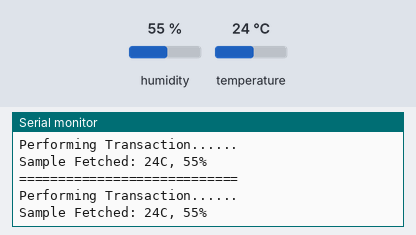
Simulated run of this program. Board: ESP32. Parts: the last lines printed to the serial monitor. The test bench sets the inputs (shaded band); at power-on: humidity 55 %, temperature 24 °C.

Above: at 2.8 s.
2.9 s: humidity set to 22 %
At 4.6 s:
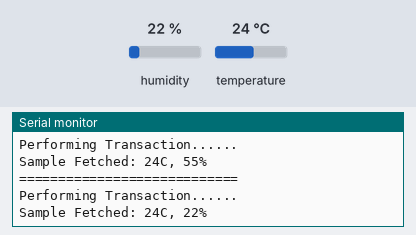
5.6 s: temperature set to 12 °C
At 7.0 s:
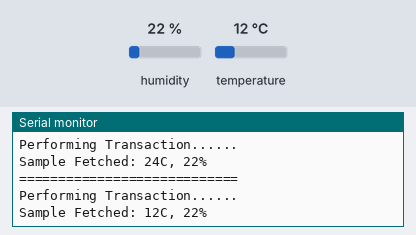
8.3 s: humidity set to 40 %
At 10.5 s:
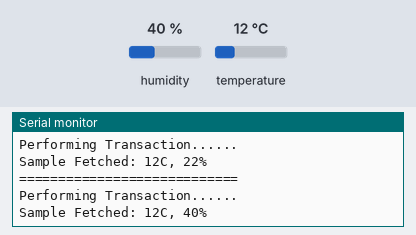
Timing chart, 0 to 12.0 s (numbered marks = the images above; inputs shaded):
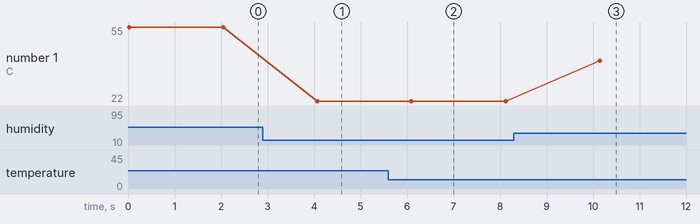

Measured:
- after the input at 2.9 s, the serial monitor: prints a new line after 1.2 s (image 1)
- after the input at 5.6 s, the serial monitor: prints a new line after 0.50 s (image 2)
- after the input at 8.3 s, the serial monitor: prints a new line after 1.8 s (image 3)
- plotted number 1: 55 → 22 after the input at 2.9 s, 22 → 40 after the input at 8.3 s

The program:

main.cpp
```cpp
#include <Arduino.h>
#include "SimpleDHT.h"
int pinDHT11 = 04;
SimpleDHT11 dht11(pinDHT11);

void setup() {
  Serial.begin(115200);
  Serial.print("System Booting");
}

void loop() {

  Serial.println("============================");
  Serial.println("Performing Transaction......");
  byte temperature = 0;
  byte humidity = 0;
  int err = SimpleDHTErrSuccess;
  if ((err = dht11.read(&temperature, &humidity, NULL)) != SimpleDHTErrSuccess) {
    Serial.print("Read DHT11 failed, err="); Serial.print(SimpleDHTErrCode(err));
    Serial.print(","); Serial.println(SimpleDHTErrDuration(err)); delay(2000);
    return;
  }

  Serial.print("Sample Fetched: ");
  Serial.print((int)temperature); Serial.print("C, ");
  Serial.print((int)humidity); Serial.println("%");
  delay(2000);
}
```
